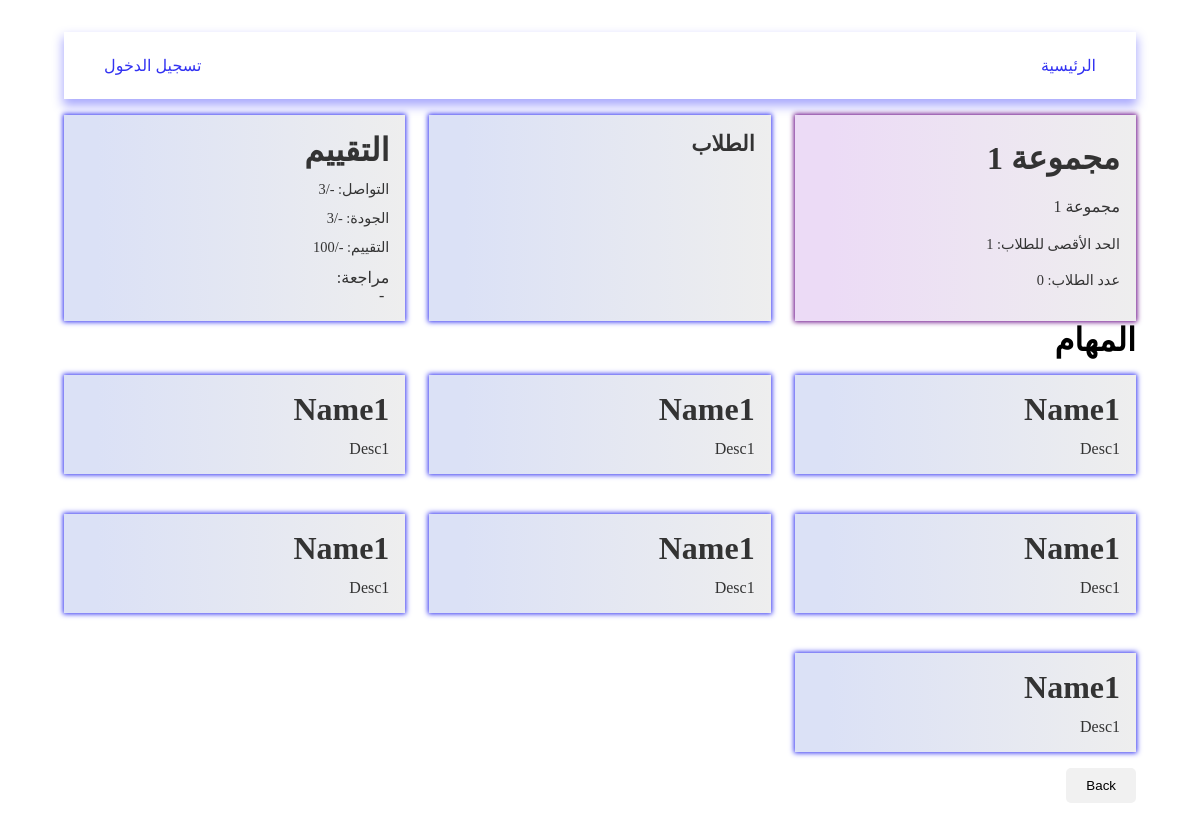
Before: /pages/viewGroupDetails.php?id=1 with the older database file.
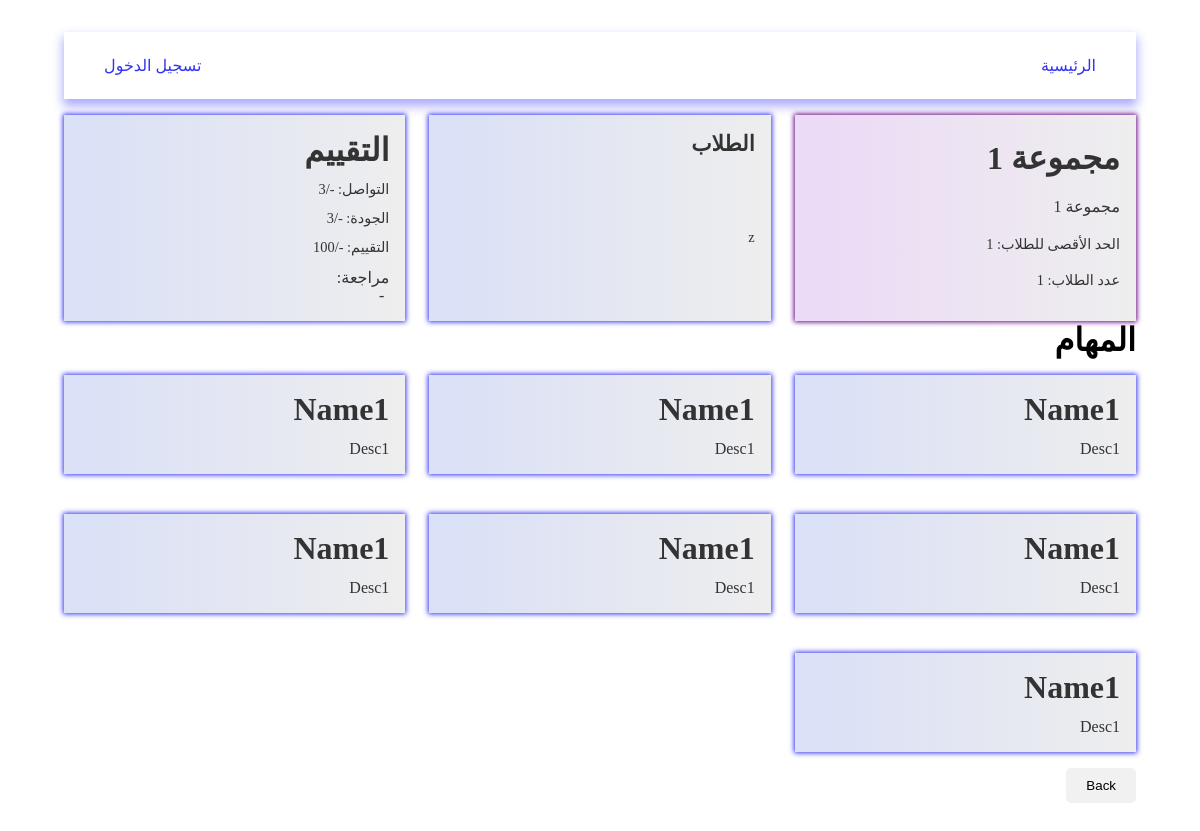
After: the same page with the newer database file.
### tables this page shows
CREATE TABLE users (
    id INTEGER PRIMARY KEY, 
    name TEXT, 
    email TEXT UNIQUE, 
    password TEXT, 
    role TEXT
);

### data/db.php (called while the page is built, shortened)
<?php
$db = new SQLite3('../data/database.db');
$db->exec('CREATE TABLE IF NOT EXISTS users (
    id INTEGER PRIMARY KEY,
    name TEXT,
    email TEXT UNIQUE,
    password TEXT,
    role TEXT
)');
$db->exec('CREATE TABLE IF NOT EXISTS classes (
    id INTEGER PRIMARY KEY,
    title TEXT,
    description TEXT,
    "limit" INTEGER,
    teacher_id INTEGER
)');
$db->exec('CREATE TABLE IF NOT EXISTS groups (
    id INTEGER PRIMARY KEY,
    title TEXT,
    description TEXT,
    "limit" INTEGER,
    members INTEGER,
    class_id INTEGER,
    interaction INTEGER,
    quality INTEGER,
    grading INTEGER,
    feedback TEXT
)');
$db->exec('CREATE TABLE IF NOT EXISTS group_students (
    group_id INTEGER,
    student_id INTEGER
)');
$db->exec('CREATE TABLE IF NOT EXISTS class_students (
    class_id INTEGER,
    student_id INTEGER
)');
function getGroup($id)
{
    global $db;
    $stmt = $db->prepare('SELECT * FROM groups WHERE id = :id');
    $stmt->bindValue(':id', $id, SQLITE3_INTEGER);
    $result = $stmt->execute();
    if ($result) {
        return $result->fetchArray(SQLITE3_ASSOC);
    }
    return null;
}
function getStudent($id)
{
    global $db;
    $stmt = $db->prepare('SELECT * FROM users WHERE id = :id AND role = "student"');
    $stmt->bindValue(':id', $id, SQLITE3_INTEGER);
    $result = $stmt->execute();
    if ($result) {
        return $result->fetchArray(SQLITE3_ASSOC);
    }
    return null;
}
function getGroupStudentsByGroupId($group_id)
{
    global $db;
    $stmt = $db->prepare('SELECT * FROM group_students WHERE group_id = :group_id');
    $stmt->bindValue(':group_id', $group_id, SQLITE3_INTEGER);
    $result = $stmt->execute();
    $students = [];
    while ($row = $result->fetchArray(SQLITE3_ASSOC)) {
        $students[] = getStudent($row['student_id']);
    }
    return $students;
}
function getStudentsByClassId($class_id)
{
    global $db;
    $stmt = $db->prepare('SELECT * FROM classes WHERE id = :id');
    $stmt->bindValue(':id', $class_id, SQLITE3_INTEGER);
    $result = $stmt->execute();
    $stmt = $db->prepare('SELECT * FROM groups WHERE class_id = :class
    ');
    $stmt->bindValue(':class', $class_id, SQLITE3_INTEGER);
    $result = $stmt->execute();
    $groups = [];
    while ($row = $result->fetchArray(SQLITE3_ASSOC)) {
        $groups[] = $row;
    }
    $students = [];
    foreach ($groups as $group) {
        $students = array_merge($students, getGroupStudentsByGroupId($group['id']));
    }
    return $students;
}
function getClassByGroupId($group_id)
{
    global $db;
    $group = getGroup($group_id);
    $stmt = $db->prepare('SELECT * FROM classes WHERE id = :id');
    $stmt->bindValue(':id', $group['class_id'], SQLITE3_INTEGER);
    $result = $stmt->execute();
    if ($result) {
        return $result->fetchArray(SQLITE3_ASSOC);
    }
    return null;
}

### pages/viewGroupDetails.php (the view, shortened to what the changed rows need)
<?php
include '../data/db.php';
$group = $_GET['id'];
$group = getGroup($group);
$members = getGroupStudentsByGroupId($group['id']);
$class = getClassByGroupId($group['id']);
$students = getStudentsByClassId($class['id']);
$missions = [
    [
        "name" => 'Name1',
        "description" => 'Desc1'
    ],
    [
        "name" => 'Name1',
        "description" => 'Desc1'
    ],
    [
        "name" => 'Name1',
        "description" => 'Desc1'
    ],
    [
        "name" => 'Name1',
        "description" => 'Desc1'
    ],
    [
        "name" => 'Name1',
        "description" => 'Desc1'
    ],
    [
        "name" => 'Name1',
        "description" => 'Desc1'
    ],
    [
        "name" => 'Name1',
        "description" => 'Desc1'
    ]
];
?>
<!DOCTYPE html>
<html lang="ar" dir="rtl">
<head>
    <link rel="stylesheet" href="../styles/viewGroup.css">
</head>
<body>
    <?php include "../components/navbar.php" ?>
    <main class="container">
        <div class="group first">
            <h1 class="title">
                <?php echo $group['title']; ?>
            </h1>
            <p class="desc">
                <?php echo $group['description']; ?>
            </p>
            <p class="limit">
                الحد الأقصى للطلاب:
                <?php echo $group['limit']; ?>
            </p>
            <p class="members">
                عدد الطلاب:
                <?php echo count($members); ?>
            </p>
        </div>
        <div class="members group">
            <h2>الطلاب</h2>
            <ul>
                <?php foreach ($members as $member) : ?>
                    <li>
                        <?php echo $member['name']; ?>
                    </li>
                <?php endforeach; ?>
            </ul>
        </div>
        <div class="group">
            <h1 class="title">
                التقييم
            </h1>
        </div>
    </main>
    <h1>المهام</h1>
    <main class="container">
        <?php foreach ($missions as $mission) : ?>
            <div class="group">
                <h1 class="title">
                    <?php echo $mission['name']; ?>
                </h1>
                <p><?php echo $mission['description']; ?></p>
            </div>
        <?php endforeach; ?>
    </main>
</body>
</html>

Changed rows visible on the page:
added users: name "z"
Other visible differences:
count($members): "0" → "1"
